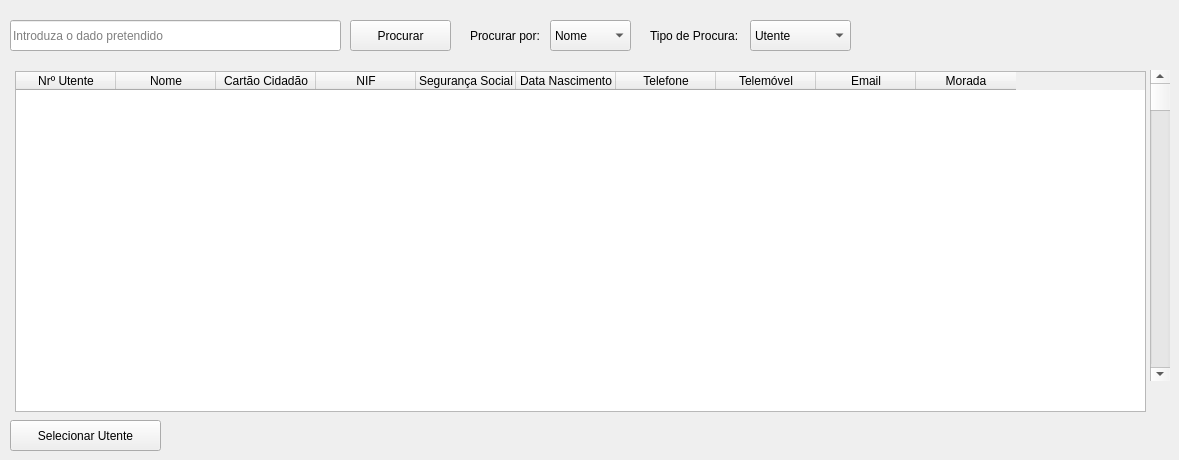
    <widget class="QWidget" name="tab">
     <attribute name="title">
      <string>Procurar</string>
     </attribute>
     <widget class="QTableWidget" name="showPatientsTable">
      <property name="enabled">
       <bool>true</bool>
      </property>
      <property name="geometry">
       <rect>
        <x>15</x>
        <y>71</y>
        <width>1131</width>
        <height>341</height>
       </rect>
      </property>
      <property name="maximumSize">
       <size>
        <width>16777215</width>
        <height>16777215</height>
       </size>
      </property>
      <property name="font">
       <font>
        <family>Segoe UI</family>
        <pointsize>9</pointsize>
       </font>
      </property>
      <property name="editTriggers">
       <set>QAbstractItemView::NoEditTriggers</set>
      </property>
      <property name="selectionMode">
       <enum>QAbstractItemView::ExtendedSelection</enum>
      </property>
      <property name="selectionBehavior">
       <enum>QAbstractItemView::SelectRows</enum>
      </property>
      <property name="showGrid">
       <bool>true</bool>
      </property>
      <property name="sortingEnabled">
       <bool>false</bool>
      </property>
      <property name="wordWrap">
       <bool>true</bool>
      </property>
      <property name="rowCount">
       <number>0</number>
      </property>
      <column>
       <property name="text">
        <string>Nrº Utente</string>
       </property>
      </column>
      <column>
       <property name="text">
        <string>Nome</string>
       </property>
      </column>
      <column>
       <property name="text">
        <string>Cartão Cidadão</string>
       </property>
      </column>
      <column>
       <property name="text">
        <string>NIF</string>
       </property>
      </column>
      <column>
       <property name="text">
        <string>Segurança Social</string>
       </property>
      </column>
      <column>
       <property name="text">
        <string>Data Nascimento</string>
       </property>
      </column>
      <column>
       <property name="text">
        <string>Telefone</string>
       </property>
      </column>
      <column>
       <property name="text">
        <string>Telemóvel</string>
       </property>
      </column>
      <column>
       <property name="text">
        <string>Email</string>
       </property>
      </column>
      <column>
       <property name="text">
        <string>Morada</string>
       </property>
      </column>
     </widget>
     <widget class="QPushButton" name="searchPatient">
      <property name="geometry">
       <rect>
        <x>10</x>
        <y>420</y>
        <width>151</width>
        <height>31</height>
       </rect>
      </property>
      <property name="maximumSize">
       <size>
        <width>16777215</width>
        <height>16777215</height>
       </size>
      </property>
      <property name="font">
       <font>
        <family>Segoe UI</family>
        <pointsize>9</pointsize>
       </font>
      </property>
      <property name="text">
       <string>Selecionar Utente</string>
      </property>
     </widget>
     <widget class="QLineEdit" name="nameSearchBar">
      <property name="geometry">
       <rect>
        <x>10</x>
        <y>20</y>
        <width>331</width>
        <height>31</height>
       </rect>
      </property>
      <property name="maximumSize">
       <size>
        <width>16777215</width>
        <height>16777215</height>
       </size>
      </property>
      <property name="font">
       <font>
        <family>Segoe UI</family>
        <pointsize>9</pointsize>
       </font>
      </property>
      <property name="placeholderText">
       <string>Introduza o dado pretendido</string>
      </property>
     </widget>
     <widget class="QComboBox" name="comboBox">
      <property name="geometry">
       <rect>
        <x>550</x>
        <y>20</y>
        <width>81</width>
        <height>31</height>
       </rect>
      </property>
      <property name="maximumSize">
       <size>
        <width>16777215</width>
        <height>16777215</height>
       </size>
      </property>
      <property name="font">
       <font>
        <family>Segoe UI</family>
        <pointsize>9</pointsize>
       </font>
      </property>
      <item>
       <property name="text">
        <string>Nome</string>
       </property>
      </item>
      <item>
       <property name="text">
        <string>Número</string>
       </property>
      </item>
     </widget>
     <widget class="QComboBox" name="comboBox_2">
      <property name="geometry">
       <rect>
        <x>750</x>
        <y>20</y>
        <width>101</width>
        <height>31</height>
       </rect>
      </property>
      <property name="maximumSize">
       <size>
        <width>16777215</width>
        <height>16777215</height>
       </size>
      </property>
      <property name="font">
       <font>
        <family>Segoe UI</family>
        <pointsize>9</pointsize>
       </font>
      </property>
      <item>
       <property name="text">
        <string>Utente</string>
       </property>
      </item>
      <item>
       <property name="text">
        <string>Funcionário</string>
       </property>
      </item>
     </widget>
     <widget class="QLabel" name="label">
      <property name="geometry">
       <rect>
        <x>470</x>
        <y>20</y>
        <width>71</width>
        <height>31</height>
       </rect>
      </property>
      <property name="maximumSize">
       <size>
        <width>16777215</width>
        <height>16777215</height>
       </size>
      </property>
      <property name="font">
       <font>
        <family>Segoe UI</family>
        <pointsize>9</pointsize>
       </font>
      </property>
      <property name="text">
       <string>Procurar por:</string>
      </property>
     </widget>
     <widget class="QLabel" name="label_2">
      <property name="geometry">
       <rect>
        <x>650</x>
        <y>20</y>
        <width>91</width>
        <height>31</height>
       </rect>
      </property>
      <property name="maximumSize">
       <size>
        <width>16777215</width>
        <height>16777215</height>
       </size>
      </property>
      <property name="font">
       <font>
        <family>Segoe UI</family>
        <pointsize>9</pointsize>
       </font>
      </property>
      <property name="text">
       <string>Tipo de Procura:</string>
      </property>
     </widget>
     <widget class="QPushButton" name="searchPatientTrigger">
      <property name="geometry">
       <rect>
        <x>350</x>
        <y>20</y>
        <width>101</width>
        <height>31</height>
       </rect>
      </property>
      <property name="text">
       <string>Procurar</string>
      </property>
     </widget>
     <widget class="QScrollBar" name="verticalScrollBar">
      <property name="geometry">
       <rect>
        <x>1150</x>
        <y>70</y>
        <width>20</width>
        <height>311</height>
       </rect>
      </property>
      <property name="orientation">
       <enum>Qt::Vertical</enum>
      </property>
     </widget>
    </widget>
